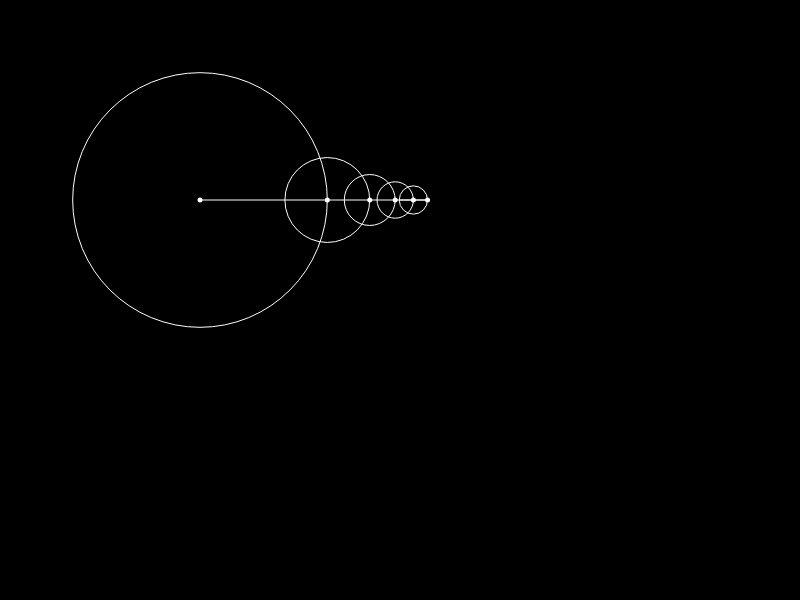
Frame 1 (no input)
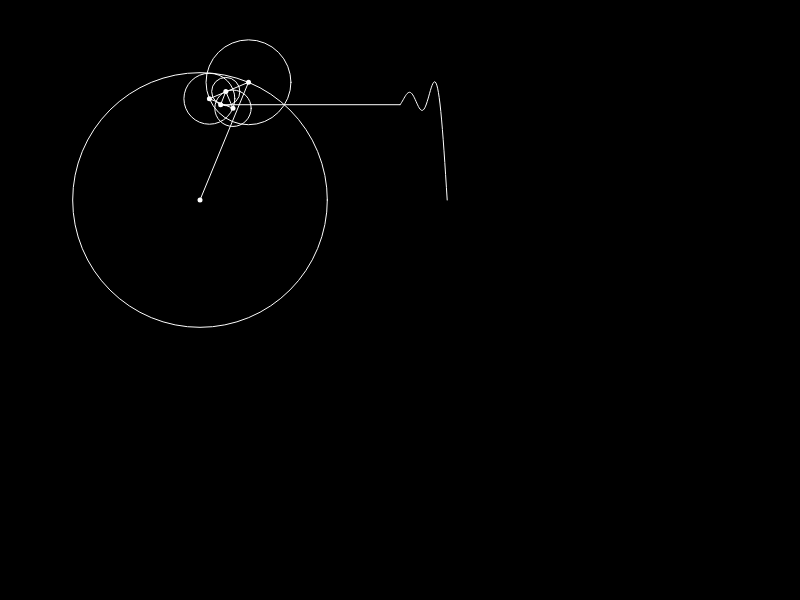
Frame 60 (no input)
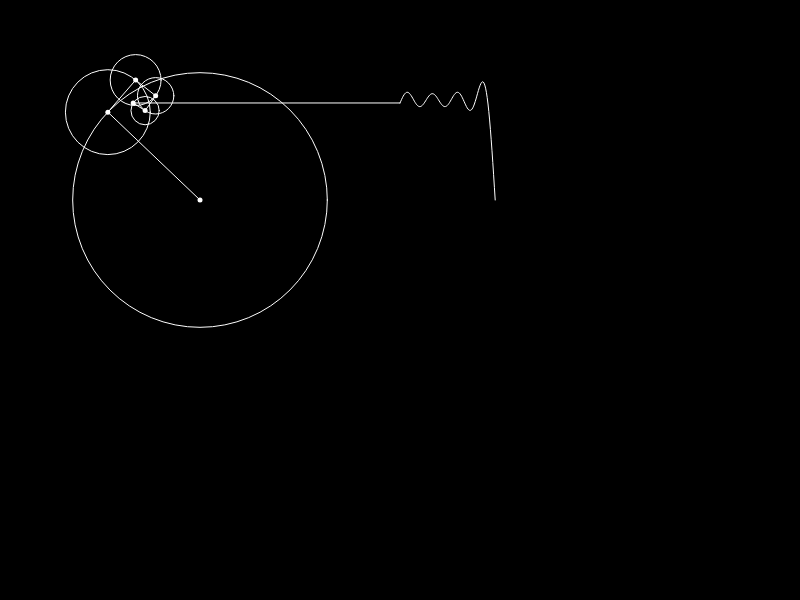
Frame 120 (the mouse pressed at the canvas centre since frame 60)

The p5.js sketch that drew these frames (run headless with seeded random() and noise() and a simulated clock; from frame 60 on, the mouse is pressed at the canvas centre):

// p5.js sketch
// ── sketch.js
function setup() {
	createCanvas(800, 600);
}
let time = 0;
let display = [];

function drawPt(x, y){
	strokeWeight(5);
	point(x,y);
	strokeWeight(1);
}

function draw() {
	background(0);
	noFill();
	stroke(255);
	translate(200, 200);

	let n = 9;
	let x = 0, y = 0;
	let radius = 0;
	drawPt(0,0);
	for(var i = 1; i <= n; i += 2){
		var prevX = x;
		var prevY = y;

		radius = 100 * 4 / (i * Math.PI);
		ellipse(x, y, radius * 2);

		x += radius * cos(i * time);
		y += radius * sin(i * time);

		line(prevX, prevY, x, y);
		drawPt(x,y);
	}


	line(x, y, 200, y);

	display.unshift(createVector(200, y));

	beginShape();
	let k = 0;
	for(v of display){
		vertex(v.x + k, v.y);
		k = k + .8;
	}
	endShape();

	if(display.length > 550){
		display.pop();
	}

	time -= 0.02;
}
